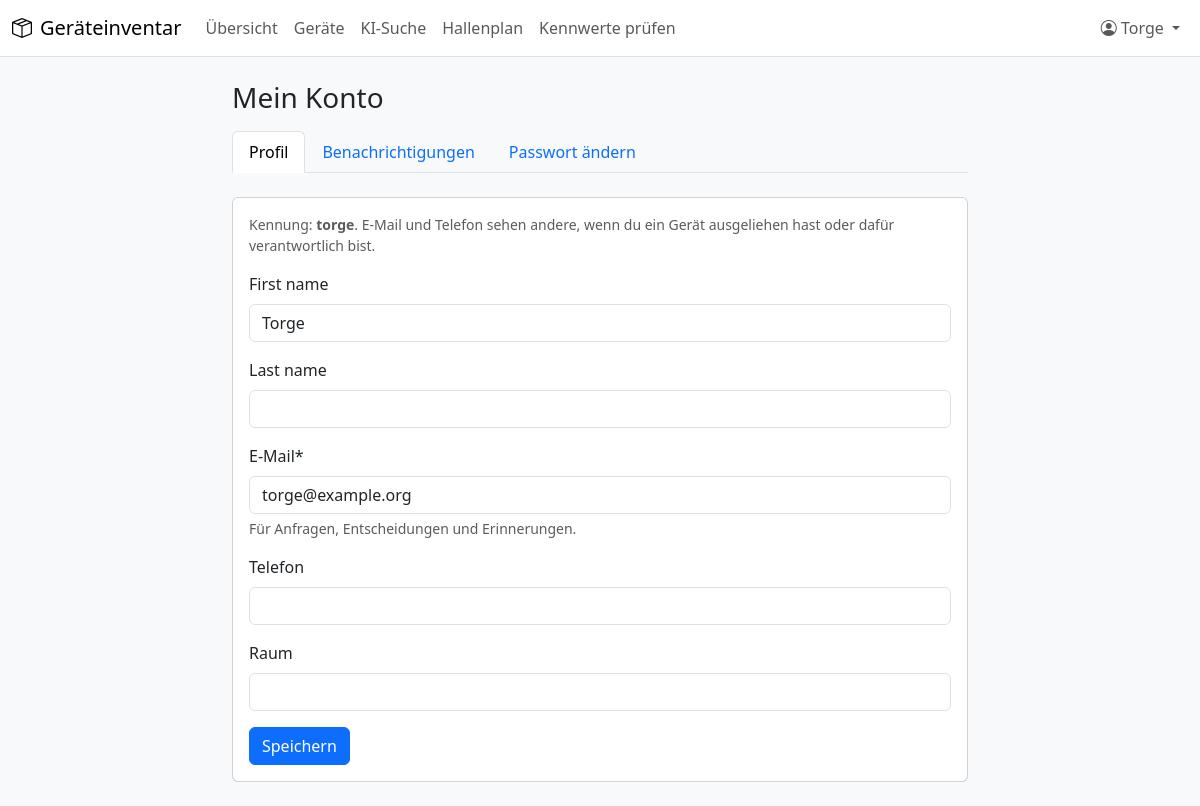
The app's page /konto/profil/ (signed in) with its own data.
### accounts/models.py (models this page shows, shortened)
class User(AbstractUser):
    email = models.EmailField("E-Mail", help_text="Für Anfragen, Entscheidungen und Erinnerungen.")
    phone = models.CharField("Telefon", max_length=50, blank=True)
    room = models.CharField("Raum", max_length=50, blank=True)
    class Meta:
        ordering = ["last_name", "first_name", "username"]
        verbose_name = "Benutzer/in"
        verbose_name_plural = "Benutzer/innen"
    @property
    def display_name(self):
        return self.get_full_name() or self.username

### accounts/views.py (the view)
# urls.py: path("profil/", views.profile, name="profile"),
def profile(request):
    form = ProfileForm(request.POST or None, instance=request.user)
    if request.method == "POST" and form.is_valid():
        form.save()
        messages.success(request, "Profil gespeichert.")
        return redirect("accounts:profile")
    return render(request, "accounts/profile.html", {"form": form})

### accounts/forms.py
class ProfileForm(forms.ModelForm):
    class Meta:
        model = User
        fields = ["first_name", "last_name", "email", "phone", "room"]

### loans/context_processors.py (called while the page is built)
def navigation(request):
    context = {"site_name": settings.SITE_NAME}
    user = getattr(request, "user", None)
    if user is not None and user.is_authenticated:
        context["pending_approvals_count"] = (
            Booking.objects.filter(item__responsible=user)
            .filter(
                Q(status=Booking.Status.REQUESTED)
                | Q(status__in=Booking.BLOCKING, requested_end_date__isnull=False)
            )
            .count()
        )
    return context

### templates/accounts/profile.html (shortened to what this page needs)
{% extends "base.html" %}
{% load crispy_forms_tags %}
{% block content %}
<div class="row justify-content-center"><div class="col-lg-8">
  <h1 class="h3 mb-3">Mein Konto</h1>
  {% include "accounts/_nav.html" with active="profile" %}
  <div class="card"><div class="card-body">
    <p class="small text-body-secondary">Kennung: <strong>{{ user.username }}</strong>. E-Mail und Telefon sehen andere, wenn du ein Gerät ausgeliehen hast oder dafür verantwortlich bist.</p>
    <form method="post">{% csrf_token %}
      {{ form|crispy }}
      <button class="btn btn-primary">Speichern</button>
    </form>
  </div></div>
</div></div>
{% endblock %}

### templates/base.html (shortened to what this page needs)
{% load static %}<!doctype html>
<html lang="de">
<head>
  <link rel="stylesheet" href="{% static 'vendor/bootstrap/bootstrap.min.css' %}">
  <link rel="stylesheet" href="{% static 'vendor/bootstrap-icons/bootstrap-icons.min.css' %}">
  <link rel="stylesheet" href="{% static 'css/app.css' %}">
</head>
<body class="bg-body-tertiary" hx-headers='{"X-CSRFToken": "{{ csrf_token }}"}'>
  {% if user.is_authenticated %}
  {% with url_name=request.resolver_match.url_name namespace=request.resolver_match.namespace %}
  <nav class="navbar navbar-expand-lg bg-body border-bottom">
    <div class="container-fluid">
      <a class="navbar-brand d-flex align-items-center gap-2" href="{% url 'dashboard' %}">
        <i class="bi bi-box-seam"></i> {{ site_name }}
      </a>
      <div class="collapse navbar-collapse" id="main-nav">
        <ul class="navbar-nav me-auto">
          <li class="nav-item">
            <a class="nav-link {% if url_name == 'dashboard' %}active{% endif %}" href="{% url 'dashboard' %}">Übersicht
              {% if pending_approvals_count %}<span class="badge rounded-pill text-bg-warning" title="Offene Anfragen an dich">{{ pending_approvals_count }}</span>{% endif %}</a>
          </li>
          <li class="nav-item">
            <a class="nav-link {% if namespace == 'inventory' or namespace == 'loans' %}active{% endif %}" href="{% url 'inventory:item_list' %}">Geräte</a>
          </li>
          <li class="nav-item">
            <a class="nav-link {% if namespace == 'assistant_search' and url_name == 'chat' %}active{% endif %}" href="{% url 'assistant_search:chat' %}">KI-Suche</a>
          </li>
          <li class="nav-item">
            <a class="nav-link {% if namespace == 'floorplan' %}active{% endif %}" href="{% url 'floorplan:list' %}">Hallenplan</a>
          </li>
          <li class="nav-item">
            <a class="nav-link {% if namespace == 'assistant_search' and url_name != 'chat' %}active{% endif %}" href="{% url 'assistant_search:proposals' %}">Kennwerte prüfen</a>
          </li>
        </ul>
        <ul class="navbar-nav">
          <li class="nav-item dropdown">
            <a class="nav-link dropdown-toggle" href="#" role="button" data-bs-toggle="dropdown" aria-expanded="false">
              <i class="bi bi-person-circle"></i> {{ user.display_name }}
            </a>
          </li>
        </ul>
      </div>
    </div>
  </nav>
  {% endwith %}
  {% endif %}
  <main class="{% block container %}container{% endblock %} py-4">
    {% block content %}{% endblock %}
  </main>
</body>
</html>

### static/css/app.css (style rules this page uses)
body { background: #f8f9fa; }
form input:not([type=hidden]):not([type=checkbox]), form textarea, form select { max-width: 100%; }

### records on screen
User: display_name "Torge", username "torge", first_name "Torge", email "torge@example.org"

### other values on screen
{{ site_name }} "Geräteinventar"
